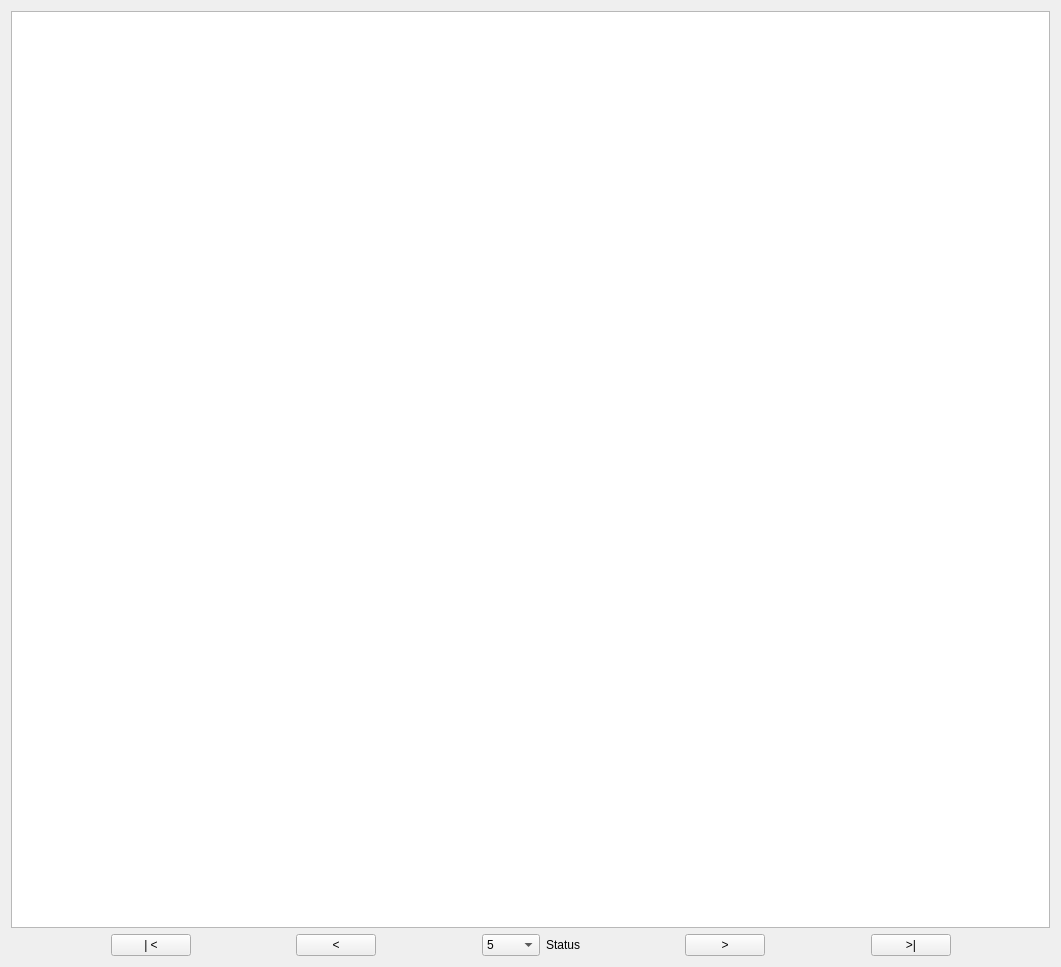
<?xml version="1.0" encoding="UTF-8"?>
<ui version="4.0">
 <class>Form</class>
 <widget class="QWidget" name="Form">
  <property name="geometry">
   <rect>
    <x>0</x>
    <y>0</y>
    <width>1061</width>
    <height>967</height>
   </rect>
  </property>
  <property name="windowTitle">
   <string>Form</string>
  </property>
  <layout class="QVBoxLayout" name="verticalLayout">
   <item>
    <widget class="QTableView" name="tableView"/>
   </item>
   <item>
    <layout class="QHBoxLayout" name="horizontalLayout">
     <item>
      <spacer name="horizontalSpacer">
       <property name="orientation">
        <enum>Qt::Horizontal</enum>
       </property>
       <property name="sizeHint" stdset="0">
        <size>
         <width>40</width>
         <height>20</height>
        </size>
       </property>
      </spacer>
     </item>
     <item>
      <widget class="QPushButton" name="first">
       <property name="toolTip">
        <string>Show the first run.</string>
       </property>
       <property name="text">
        <string>| &lt;</string>
       </property>
      </widget>
     </item>
     <item>
      <spacer name="horizontalSpacer_3">
       <property name="orientation">
        <enum>Qt::Horizontal</enum>
       </property>
       <property name="sizeHint" stdset="0">
        <size>
         <width>40</width>
         <height>20</height>
        </size>
       </property>
      </spacer>
     </item>
     <item>
      <widget class="QPushButton" name="back">
       <property name="toolTip">
        <string>Show the previous page of runs.</string>
       </property>
       <property name="text">
        <string>&lt;</string>
       </property>
      </widget>
     </item>
     <item>
      <spacer name="horizontalSpacer_5">
       <property name="orientation">
        <enum>Qt::Horizontal</enum>
       </property>
       <property name="sizeHint" stdset="0">
        <size>
         <width>40</width>
         <height>20</height>
        </size>
       </property>
      </spacer>
     </item>
     <item>
      <widget class="QComboBox" name="pageSize">
       <property name="toolTip">
        <string>Number of runs to show per page.</string>
       </property>
       <item>
        <property name="text">
         <string>5</string>
        </property>
       </item>
       <item>
        <property name="text">
         <string>10</string>
        </property>
       </item>
       <item>
        <property name="text">
         <string>25</string>
        </property>
       </item>
       <item>
        <property name="text">
         <string>50</string>
        </property>
       </item>
       <item>
        <property name="text">
         <string>100</string>
        </property>
       </item>
       <item>
        <property name="text">
         <string>250</string>
        </property>
       </item>
       <item>
        <property name="text">
         <string>500</string>
        </property>
       </item>
       <item>
        <property name="text">
         <string>1000</string>
        </property>
       </item>
      </widget>
     </item>
     <item>
      <widget class="QLabel" name="status">
       <property name="toolTip">
        <string>Shows what runs are displayed in the table.</string>
       </property>
       <property name="text">
        <string>Status</string>
       </property>
      </widget>
     </item>
     <item>
      <spacer name="horizontalSpacer_6">
       <property name="orientation">
        <enum>Qt::Horizontal</enum>
       </property>
       <property name="sizeHint" stdset="0">
        <size>
         <width>40</width>
         <height>20</height>
        </size>
       </property>
      </spacer>
     </item>
     <item>
      <widget class="QPushButton" name="next">
       <property name="toolTip">
        <string>Show the next page of runs.</string>
       </property>
       <property name="text">
        <string>&gt;</string>
       </property>
      </widget>
     </item>
     <item>
      <spacer name="horizontalSpacer_4">
       <property name="orientation">
        <enum>Qt::Horizontal</enum>
       </property>
       <property name="sizeHint" stdset="0">
        <size>
         <width>40</width>
         <height>20</height>
        </size>
       </property>
      </spacer>
     </item>
     <item>
      <widget class="QPushButton" name="last">
       <property name="toolTip">
        <string>Show the last run.</string>
       </property>
       <property name="text">
        <string>&gt;|</string>
       </property>
      </widget>
     </item>
     <item>
      <spacer name="horizontalSpacer_2">
       <property name="orientation">
        <enum>Qt::Horizontal</enum>
       </property>
       <property name="sizeHint" stdset="0">
        <size>
         <width>40</width>
         <height>20</height>
        </size>
       </property>
      </spacer>
     </item>
    </layout>
   </item>
  </layout>
 </widget>
 <resources/>
 <connections/>
</ui>
